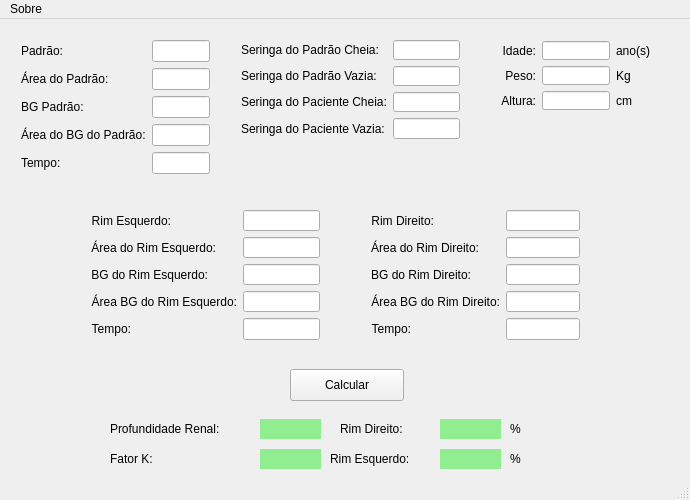
<?xml version="1.0" encoding="UTF-8"?>
<ui version="4.0">
 <class>MainWindow</class>
 <widget class="QMainWindow" name="MainWindow">
  <property name="geometry">
   <rect>
    <x>0</x>
    <y>0</y>
    <width>690</width>
    <height>500</height>
   </rect>
  </property>
  <property name="windowTitle">
   <string>MainWindow</string>
  </property>
  <widget class="QWidget" name="centralWidget">
   <widget class="QPushButton" name="pushButtonCalcular">
    <property name="geometry">
     <rect>
      <x>290</x>
      <y>350</y>
      <width>114</width>
      <height>32</height>
     </rect>
    </property>
    <property name="text">
     <string>Calcular</string>
    </property>
   </widget>
   <widget class="QLabel" name="label_26">
    <property name="geometry">
     <rect>
      <x>110</x>
      <y>400</y>
      <width>141</width>
      <height>20</height>
     </rect>
    </property>
    <property name="layoutDirection">
     <enum>Qt::RightToLeft</enum>
    </property>
    <property name="text">
     <string>Profundidade Renal:</string>
    </property>
   </widget>
   <widget class="QLabel" name="label_27">
    <property name="geometry">
     <rect>
      <x>110</x>
      <y>430</y>
      <width>141</width>
      <height>20</height>
     </rect>
    </property>
    <property name="layoutDirection">
     <enum>Qt::RightToLeft</enum>
    </property>
    <property name="text">
     <string>Fator K:</string>
    </property>
   </widget>
   <widget class="QLabel" name="label_28">
    <property name="geometry">
     <rect>
      <x>340</x>
      <y>400</y>
      <width>91</width>
      <height>20</height>
     </rect>
    </property>
    <property name="layoutDirection">
     <enum>Qt::RightToLeft</enum>
    </property>
    <property name="text">
     <string>Rim Direito:</string>
    </property>
   </widget>
   <widget class="QLabel" name="label_29">
    <property name="geometry">
     <rect>
      <x>330</x>
      <y>430</y>
      <width>101</width>
      <height>20</height>
     </rect>
    </property>
    <property name="layoutDirection">
     <enum>Qt::RightToLeft</enum>
    </property>
    <property name="text">
     <string>Rim Esquerdo:</string>
    </property>
   </widget>
   <widget class="QLabel" name="label_30">
    <property name="geometry">
     <rect>
      <x>510</x>
      <y>400</y>
      <width>21</width>
      <height>20</height>
     </rect>
    </property>
    <property name="text">
     <string>%</string>
    </property>
   </widget>
   <widget class="QLabel" name="label_31">
    <property name="geometry">
     <rect>
      <x>510</x>
      <y>430</y>
      <width>21</width>
      <height>20</height>
     </rect>
    </property>
    <property name="text">
     <string>%</string>
    </property>
   </widget>
   <widget class="QLabel" name="rimDireitoCaptacaoLabel">
    <property name="geometry">
     <rect>
      <x>440</x>
      <y>400</y>
      <width>61</width>
      <height>20</height>
     </rect>
    </property>
    <property name="styleSheet">
     <string notr="true">background-color: lightgreen</string>
    </property>
    <property name="text">
     <string/>
    </property>
    <property name="scaledContents">
     <bool>false</bool>
    </property>
   </widget>
   <widget class="QLabel" name="rimEsquerdoCaptacaoLabel">
    <property name="geometry">
     <rect>
      <x>440</x>
      <y>430</y>
      <width>61</width>
      <height>20</height>
     </rect>
    </property>
    <property name="palette">
     <palette>
      <active>
       <colorrole role="Button">
        <brush brushstyle="SolidPattern">
         <color alpha="255">
          <red>144</red>
          <green>238</green>
          <blue>144</blue>
         </color>
        </brush>
       </colorrole>
       <colorrole role="Text">
        <brush brushstyle="SolidPattern">
         <color alpha="255">
          <red>0</red>
          <green>0</green>
          <blue>255</blue>
         </color>
        </brush>
       </colorrole>
       <colorrole role="Base">
        <brush brushstyle="SolidPattern">
         <color alpha="255">
          <red>144</red>
          <green>238</green>
          <blue>144</blue>
         </color>
        </brush>
       </colorrole>
       <colorrole role="Window">
        <brush brushstyle="SolidPattern">
         <color alpha="255">
          <red>144</red>
          <green>238</green>
          <blue>144</blue>
         </color>
        </brush>
       </colorrole>
      </active>
      <inactive>
       <colorrole role="Button">
        <brush brushstyle="SolidPattern">
         <color alpha="255">
          <red>144</red>
          <green>238</green>
          <blue>144</blue>
         </color>
        </brush>
       </colorrole>
       <colorrole role="Text">
        <brush brushstyle="SolidPattern">
         <color alpha="255">
          <red>0</red>
          <green>0</green>
          <blue>255</blue>
         </color>
        </brush>
       </colorrole>
       <colorrole role="Base">
        <brush brushstyle="SolidPattern">
         <color alpha="255">
          <red>144</red>
          <green>238</green>
          <blue>144</blue>
         </color>
        </brush>
       </colorrole>
       <colorrole role="Window">
        <brush brushstyle="SolidPattern">
         <color alpha="255">
          <red>144</red>
          <green>238</green>
          <blue>144</blue>
         </color>
        </brush>
       </colorrole>
      </inactive>
      <disabled>
       <colorrole role="Button">
        <brush brushstyle="SolidPattern">
         <color alpha="255">
          <red>144</red>
          <green>238</green>
          <blue>144</blue>
         </color>
        </brush>
       </colorrole>
       <colorrole role="Text">
        <brush brushstyle="SolidPattern">
         <color alpha="255">
          <red>69</red>
          <green>69</green>
          <blue>69</blue>
         </color>
        </brush>
       </colorrole>
       <colorrole role="Base">
        <brush brushstyle="SolidPattern">
         <color alpha="255">
          <red>144</red>
          <green>238</green>
          <blue>144</blue>
         </color>
        </brush>
       </colorrole>
       <colorrole role="Window">
        <brush brushstyle="SolidPattern">
         <color alpha="255">
          <red>144</red>
          <green>238</green>
          <blue>144</blue>
         </color>
        </brush>
       </colorrole>
      </disabled>
     </palette>
    </property>
    <property name="styleSheet">
     <string notr="true">background-color: lightgreen</string>
    </property>
    <property name="text">
     <string/>
    </property>
    <property name="scaledContents">
     <bool>false</bool>
    </property>
   </widget>
   <widget class="QLabel" name="profundidadeRenalLabel">
    <property name="geometry">
     <rect>
      <x>260</x>
      <y>400</y>
      <width>61</width>
      <height>20</height>
     </rect>
    </property>
    <property name="styleSheet">
     <string notr="true">background-color: lightgreen</string>
    </property>
    <property name="text">
     <string/>
    </property>
    <property name="scaledContents">
     <bool>false</bool>
    </property>
   </widget>
   <widget class="QLabel" name="fatorKLabel">
    <property name="geometry">
     <rect>
      <x>260</x>
      <y>430</y>
      <width>61</width>
      <height>20</height>
     </rect>
    </property>
    <property name="styleSheet">
     <string notr="true">background-color: lightgreen</string>
    </property>
    <property name="text">
     <string/>
    </property>
    <property name="scaledContents">
     <bool>false</bool>
    </property>
   </widget>
   <widget class="QWidget" name="layoutWidget">
    <property name="geometry">
     <rect>
      <x>80</x>
      <y>180</y>
      <width>251</width>
      <height>152</height>
     </rect>
    </property>
    <layout class="QFormLayout" name="formLayout_3">
     <item row="0" column="0">
      <widget class="QLabel" name="label_9">
       <property name="text">
        <string>Rim Esquerdo:</string>
       </property>
       <property name="alignment">
        <set>Qt::AlignRight|Qt::AlignTrailing|Qt::AlignVCenter</set>
       </property>
      </widget>
     </item>
     <item row="0" column="1">
      <widget class="QLineEdit" name="rimEsquerdoTextBox"/>
     </item>
     <item row="1" column="0">
      <widget class="QLabel" name="label_10">
       <property name="text">
        <string>Área do Rim Esquerdo:</string>
       </property>
       <property name="alignment">
        <set>Qt::AlignRight|Qt::AlignTrailing|Qt::AlignVCenter</set>
       </property>
      </widget>
     </item>
     <item row="1" column="1">
      <widget class="QLineEdit" name="rimEsquerdoAreaTextBox"/>
     </item>
     <item row="2" column="0">
      <widget class="QLabel" name="label_11">
       <property name="text">
        <string>BG do Rim Esquerdo:</string>
       </property>
       <property name="alignment">
        <set>Qt::AlignRight|Qt::AlignTrailing|Qt::AlignVCenter</set>
       </property>
      </widget>
     </item>
     <item row="2" column="1">
      <widget class="QLineEdit" name="rimEsquerdoBGTextBox"/>
     </item>
     <item row="3" column="0">
      <widget class="QLabel" name="label_12">
       <property name="text">
        <string>Área BG do Rim Esquerdo:</string>
       </property>
       <property name="alignment">
        <set>Qt::AlignRight|Qt::AlignTrailing|Qt::AlignVCenter</set>
       </property>
      </widget>
     </item>
     <item row="3" column="1">
      <widget class="QLineEdit" name="rimEsquerdoBGAreaTextBox"/>
     </item>
     <item row="4" column="0">
      <widget class="QLabel" name="label_18">
       <property name="text">
        <string>Tempo:</string>
       </property>
       <property name="alignment">
        <set>Qt::AlignRight|Qt::AlignTrailing|Qt::AlignVCenter</set>
       </property>
      </widget>
     </item>
     <item row="4" column="1">
      <widget class="QLineEdit" name="rimEsquerdoTempoTextBox"/>
     </item>
    </layout>
   </widget>
   <widget class="QWidget" name="layoutWidget">
    <property name="geometry">
     <rect>
      <x>360</x>
      <y>180</y>
      <width>231</width>
      <height>152</height>
     </rect>
    </property>
    <layout class="QFormLayout" name="formLayout_4">
     <property name="fieldGrowthPolicy">
      <enum>QFormLayout::FieldsStayAtSizeHint</enum>
     </property>
     <item row="0" column="0">
      <widget class="QLabel" name="label_16">
       <property name="text">
        <string>Rim Direito:</string>
       </property>
       <property name="alignment">
        <set>Qt::AlignRight|Qt::AlignTrailing|Qt::AlignVCenter</set>
       </property>
      </widget>
     </item>
     <item row="0" column="1">
      <widget class="QLineEdit" name="rimDireitoTextBox"/>
     </item>
     <item row="1" column="0">
      <widget class="QLabel" name="label_15">
       <property name="text">
        <string>Área do Rim Direito:</string>
       </property>
       <property name="alignment">
        <set>Qt::AlignRight|Qt::AlignTrailing|Qt::AlignVCenter</set>
       </property>
      </widget>
     </item>
     <item row="1" column="1">
      <widget class="QLineEdit" name="rimDireitoAreaTextBox"/>
     </item>
     <item row="2" column="1">
      <widget class="QLineEdit" name="rimDireitoBGTextBox"/>
     </item>
     <item row="3" column="0">
      <widget class="QLabel" name="label_14">
       <property name="text">
        <string>Área BG do Rim Direito:</string>
       </property>
       <property name="alignment">
        <set>Qt::AlignRight|Qt::AlignTrailing|Qt::AlignVCenter</set>
       </property>
      </widget>
     </item>
     <item row="3" column="1">
      <widget class="QLineEdit" name="rimDireitoBGAreaTextBox"/>
     </item>
     <item row="4" column="0">
      <widget class="QLabel" name="label_19">
       <property name="text">
        <string>Tempo:</string>
       </property>
       <property name="alignment">
        <set>Qt::AlignRight|Qt::AlignTrailing|Qt::AlignVCenter</set>
       </property>
      </widget>
     </item>
     <item row="4" column="1">
      <widget class="QLineEdit" name="rimDireitoTempoTextBox"/>
     </item>
     <item row="2" column="0">
      <widget class="QLabel" name="label_13">
       <property name="text">
        <string>BG do Rim Direito:</string>
       </property>
       <property name="alignment">
        <set>Qt::AlignRight|Qt::AlignTrailing|Qt::AlignVCenter</set>
       </property>
      </widget>
     </item>
    </layout>
   </widget>
   <widget class="QWidget" name="layoutWidget">
    <property name="geometry">
     <rect>
      <x>490</x>
      <y>11</y>
      <width>171</width>
      <height>91</height>
     </rect>
    </property>
    <layout class="QGridLayout" name="gridLayout">
     <item row="0" column="0">
      <widget class="QLabel" name="label_20">
       <property name="text">
        <string>Idade:</string>
       </property>
       <property name="alignment">
        <set>Qt::AlignRight|Qt::AlignTrailing|Qt::AlignVCenter</set>
       </property>
      </widget>
     </item>
     <item row="0" column="1">
      <widget class="QLineEdit" name="idadeTextBox"/>
     </item>
     <item row="0" column="2">
      <widget class="QLabel" name="label_24">
       <property name="text">
        <string>ano(s)</string>
       </property>
      </widget>
     </item>
     <item row="1" column="0">
      <widget class="QLabel" name="label_21">
       <property name="text">
        <string>Peso:</string>
       </property>
       <property name="alignment">
        <set>Qt::AlignRight|Qt::AlignTrailing|Qt::AlignVCenter</set>
       </property>
      </widget>
     </item>
     <item row="1" column="1">
      <widget class="QLineEdit" name="pesoTextBox"/>
     </item>
     <item row="1" column="2">
      <widget class="QLabel" name="label_23">
       <property name="text">
        <string>Kg</string>
       </property>
      </widget>
     </item>
     <item row="2" column="0">
      <widget class="QLabel" name="label_22">
       <property name="text">
        <string>Altura:</string>
       </property>
       <property name="alignment">
        <set>Qt::AlignRight|Qt::AlignTrailing|Qt::AlignVCenter</set>
       </property>
      </widget>
     </item>
     <item row="2" column="1">
      <widget class="QLineEdit" name="alturaTextBox"/>
     </item>
     <item row="2" column="2">
      <widget class="QLabel" name="label_25">
       <property name="text">
        <string>cm</string>
       </property>
      </widget>
     </item>
    </layout>
   </widget>
   <widget class="QWidget" name="layoutWidget">
    <property name="geometry">
     <rect>
      <x>10</x>
      <y>10</y>
      <width>211</width>
      <height>161</height>
     </rect>
    </property>
    <layout class="QFormLayout" name="formLayout">
     <item row="0" column="0">
      <widget class="QLabel" name="label">
       <property name="text">
        <string>Padrão:</string>
       </property>
      </widget>
     </item>
     <item row="0" column="1">
      <widget class="QLineEdit" name="padraoTextBox">
       <property name="layoutDirection">
        <enum>Qt::LeftToRight</enum>
       </property>
       <property name="alignment">
        <set>Qt::AlignLeading|Qt::AlignLeft|Qt::AlignVCenter</set>
       </property>
      </widget>
     </item>
     <item row="1" column="0">
      <widget class="QLabel" name="label_2">
       <property name="text">
        <string>Área do Padrão:</string>
       </property>
      </widget>
     </item>
     <item row="1" column="1">
      <widget class="QLineEdit" name="padraoAreaTextBox">
       <property name="layoutDirection">
        <enum>Qt::LeftToRight</enum>
       </property>
       <property name="alignment">
        <set>Qt::AlignLeading|Qt::AlignLeft|Qt::AlignVCenter</set>
       </property>
      </widget>
     </item>
     <item row="2" column="0">
      <widget class="QLabel" name="label_3">
       <property name="text">
        <string>BG Padrão:</string>
       </property>
      </widget>
     </item>
     <item row="2" column="1">
      <widget class="QLineEdit" name="padraoBGTextBox"/>
     </item>
     <item row="3" column="0">
      <widget class="QLabel" name="label_4">
       <property name="text">
        <string>Área do BG do Padrão:</string>
       </property>
      </widget>
     </item>
     <item row="3" column="1">
      <widget class="QLineEdit" name="padraoBGAreaTextBox"/>
     </item>
     <item row="4" column="0">
      <widget class="QLabel" name="label_17">
       <property name="text">
        <string>Tempo:</string>
       </property>
      </widget>
     </item>
     <item row="4" column="1">
      <widget class="QLineEdit" name="padraoTempoTextBox"/>
     </item>
    </layout>
   </widget>
   <widget class="QWidget" name="layoutWidget">
    <property name="geometry">
     <rect>
      <x>230</x>
      <y>10</y>
      <width>241</width>
      <height>121</height>
     </rect>
    </property>
    <layout class="QFormLayout" name="formLayout_2">
     <item row="0" column="0">
      <widget class="QLabel" name="label_5">
       <property name="text">
        <string>Seringa do Padrão Cheia:</string>
       </property>
      </widget>
     </item>
     <item row="0" column="1">
      <widget class="QLineEdit" name="padraoSeringaCheiaTextBox"/>
     </item>
     <item row="1" column="0">
      <widget class="QLabel" name="label_6">
       <property name="text">
        <string>Seringa do Padrão Vazia:</string>
       </property>
      </widget>
     </item>
     <item row="1" column="1">
      <widget class="QLineEdit" name="padraoSeringaVaziaTextBox"/>
     </item>
     <item row="2" column="0">
      <widget class="QLabel" name="label_7">
       <property name="text">
        <string>Seringa do Paciente Cheia:</string>
       </property>
      </widget>
     </item>
     <item row="2" column="1">
      <widget class="QLineEdit" name="pacienteSeringaCheiaTextBox"/>
     </item>
     <item row="3" column="0">
      <widget class="QLabel" name="label_8">
       <property name="text">
        <string>Seringa do Paciente Vazia:</string>
       </property>
      </widget>
     </item>
     <item row="3" column="1">
      <widget class="QLineEdit" name="pacienteSeringaVaziaTextBox"/>
     </item>
    </layout>
   </widget>
  </widget>
  <widget class="QStatusBar" name="statusBar"/>
  <widget class="QMenuBar" name="menuBar">
   <property name="geometry">
    <rect>
     <x>0</x>
     <y>0</y>
     <width>690</width>
     <height>22</height>
    </rect>
   </property>
   <widget class="QMenu" name="menuSobre">
    <property name="title">
     <string>Sobre</string>
    </property>
   </widget>
   <addaction name="menuSobre"/>
  </widget>
  <action name="actionTeste">
   <property name="text">
    <string>Teste</string>
   </property>
  </action>
  <action name="actionSrB">
   <property name="text">
    <string>SrB</string>
   </property>
  </action>
 </widget>
 <layoutdefault spacing="6" margin="11"/>
 <resources/>
 <connections/>
</ui>
